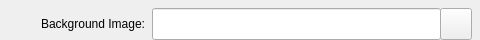
<?xml version="1.0" encoding="UTF-8"?>
<ui version="4.0">
 <class>FileSrcCfger</class>
 <widget class="QFrame" name="FileSrcCfger">
  <property name="geometry">
   <rect>
    <x>0</x>
    <y>0</y>
    <width>480</width>
    <height>40</height>
   </rect>
  </property>
  <widget class="QLineEdit" name="path">
   <property name="geometry">
    <rect>
     <x>152</x>
     <y>8</y>
     <width>289</width>
     <height>32</height>
    </rect>
   </property>
   <property name="clearButtonEnabled">
    <bool>true</bool>
   </property>
  </widget>
  <widget class="QPushButton" name="open">
   <property name="geometry">
    <rect>
     <x>440</x>
     <y>8</y>
     <width>32</width>
     <height>32</height>
    </rect>
   </property>
   <property name="text">
    <string/>
   </property>
   <property name="icon">
    <iconset resource="../res/vshow.qrc">
     <normaloff>:/image/open_file_64.png</normaloff>:/image/open_file_64.png</iconset>
   </property>
  </widget>
  <widget class="QLabel" name="tag">
   <property name="geometry">
    <rect>
     <x>0</x>
     <y>8</y>
     <width>145</width>
     <height>32</height>
    </rect>
   </property>
   <property name="text">
    <string>Background Image:</string>
   </property>
   <property name="alignment">
    <set>Qt::AlignRight|Qt::AlignTrailing|Qt::AlignVCenter</set>
   </property>
  </widget>
 </widget>
 <resources>
  <include location="../res/vshow.qrc"/>
 </resources>
 <connections/>
</ui>
